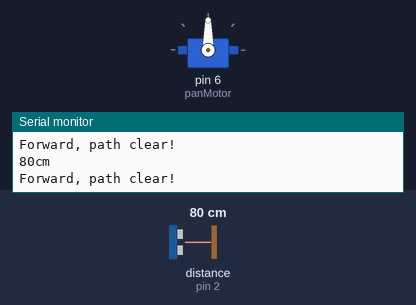
The sketch below on a simulated Arduino Uno, built with avr-gcc and run on an emulated ATmega328P. Parts: servo, the last lines printed to the serial monitor. Inputs (shaded band) come from the test bench; at power-on: distance to the obstacle (sensor on pin 2) 80 cm. The echo pulse lasts 58.3 µs per cm.

Above: at 1.2 s.
1.3 s: distance to the obstacle (sensor on pin 2) set to 17 cm
2.8 s: distance to the obstacle (sensor on pin 2) set to 14 cm
At 4.7 s:
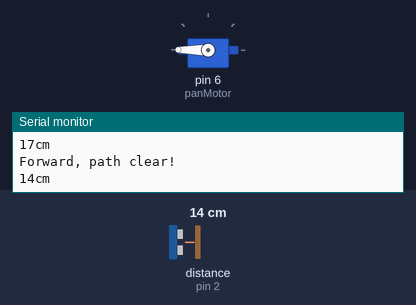
5.8 s: distance to the obstacle (sensor on pin 2) set to 18 cm
At 6.7 s:
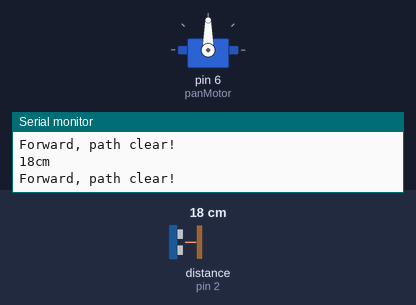
7.3 s: distance to the obstacle (sensor on pin 2) set to 2 cm
At 8.1 s:
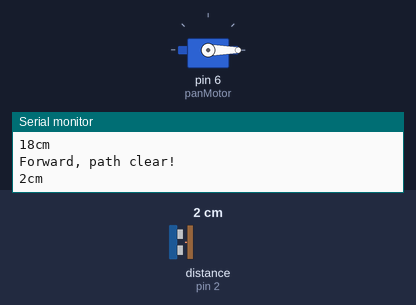
Timing chart, 0 to 11.3 s (numbered marks = the images above; inputs shaded):
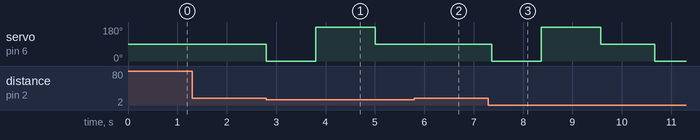

Measured:
- the behaviour switches between 16 and 15 cm on distance to the obstacle (sensor on pin 2) (found by bisection; images 0 and 1)
- after the input at 2.8 s, servo on pin 6 (panMotor): 90° → 0° at once, → 180° 1.0 s later, → 90° 1.2 s later
- after the input at 5.8 s, servo on pin 6 (panMotor): stays 90° (without the input it goes to 0° after 0.31 s)
- after the input at 7.3 s, servo on pin 6 (panMotor): 90° → 0° after 0.07 s, → 180° 1.0 s later, → 90° 1.2 s later, → 0° 1.1 s later

The sketch:

ALSOA-150-ultrasonic_sensor_with_servo.ino
```cpp
/*  <--- Arduino Ultrasonic Distance sensor with micro Servo --->
 *
 * This sketch shows how the Ultrasonic Distance sensor
 * works using the Serial Monitor and a micro servo to
 * turn left and right and choose the clear path.
 *
 * Components  used in this sketch
 * ----------
 *  - Arduino Uno
 *  - Breadboard
 *  - HC-SR04 Ultrasonic Distance Sensor
 *  - 1 x Micro generic Servo
 *  - 1 x 100μF capacitor
 *
 *  Libraries
 *  ---------
 *  - Servo.h
 *  - HC_SR04.h   (Download from txplo.re/HC_SR04lib)
 *
 * Connections
 * -----------
 *  - Connect HC_SR04 trig pin to Arduino pin 3
 *  - Connect HC_SR04 echo pin to Arduino pin 2
 *  - Connect the motor black wire to GND rail on the breadboard
 *  - Connect the motor red wire to 6V rail on the breadboard. You can get 6V
 *    from a 1.5V AA x 4 battery pack. If you don't have one, it is safe to power
 *    the motor from the Arduino 5V pin.
 *  - Connect the motor white wire to digital pin 6
 *
 *  For the breadboard:
 *  - Connect the GND rail of the breaboard to the GND pin of the Arduino and
 *    the GND wire of the battery pack.
 *  - Connect the red rail of the breaboard to the 6V wire of the the
 *    1.5V AA x 4 battery pack or the 5V pin of the Arduino.
 *
 *
 *  For the capacitors:
 *  - Plug the capacitor directly on the power rail of the breadboard. If you are
 *    using an electrolitic capacitor, beware of the polarity.
 *
 *
 * Other information
 * -----------------
 *  Original code is available at https://github.com/jazzycamel/arduino/tree/master/ultrasonic
 *  Download the HC_SR04 library as used in this course from txplo.re/HC_SR04lib
 *
 *  Created on February 7 2017 by Evangelos Chantzis
 *  Modified on June 14 2017 by Peter Dalmaris
 *
 */

#include <Servo.h> //include Servo library

#include <HC_SR04.h>

#define TRIG_PIN 3   // HC_SR04 trig pin to Arduino pin 3
#define ECHO_PIN 2   // HC_SR04 echo pin to Arduino pin 2 (this pin is Arduino's interrupt pin 0)
#define ECHO_INT 0   // The HC_SR04 echo pin is connected to Arduino pin 2 which is interrupt id 0)

HC_SR04 sensor(TRIG_PIN, ECHO_PIN, ECHO_INT);  // Create the sensor object

const int collisionThresh = 15;         //threshold for obstacles (in cm)
int       leftDistance, rightDistance;  //distances on either side
Servo     panMotor;                     //micro servo with the distance sensor on it

void setup()
{
  panMotor.attach(6);          // connect servo to pin 6
  panMotor.write(90);          // center the pan servo

  sensor.begin();              // Setup the sensor

  Serial.begin(9600);
  Serial.println("This monitor will show us where the robot will go");
}

void loop(){
  int distance = ping();  //call the ping function to get the distance in front of the robot
  Serial.print(distance);
  Serial.println("cm");
  if (distance > collisionThresh) //if path is clear be guided from the light
  {
    Serial.println("Forward, path clear!");
    delay(250);
  }
  else //if path is blocked
  {
    panMotor.write(0);
    delay(500);
    leftDistance = ping();  //scan to the right
    delay(500);
    panMotor.write(180);
    delay(700);
    rightDistance = ping(); //scan to the left
    delay(500);
    panMotor.write(90);     //return to center
    delay(100);
    compareDistance();
  }
}

void compareDistance()
{
  if (leftDistance > rightDistance) //if left is less obstructed
  {
    Serial.println("Left turn!");
    delay(500);
  }
  else if (rightDistance > leftDistance) //if right is less obstructed
  {
    Serial.println("Right turn!");
    delay(500);
  }
   else //if they are equally obstructed
  {
    Serial.println("Turn back!");
    delay(1000);
  }
}

long ping()
{
  sensor.start();                         // Start the sensor to take a distance measurement

  while(!sensor.isFinished()) {};         // Wait until the sensor returns a reading. We need a valid value before we can continue.

  return sensor.getRange();               // The sensor has returned a reading, get it and return it to the caller.
}
```
